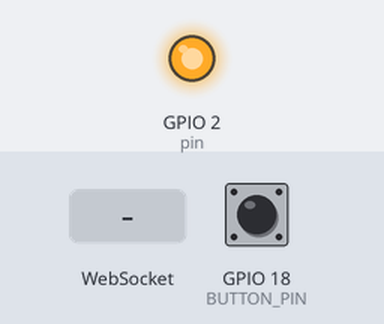
This program was run on a simulated ESP32. Parts: output pins drawn as LEDs (lit = HIGH). The inputs (shaded band) are chosen by the test bench; at power-on: GPIO 18 (BUTTON_PIN) LOW. WiFi joins after 1.5 s; servers stay silent unless stated; what the program prints to the serial monitor is not drawn.

Above: at 1.6 s.
At 5.7 s:
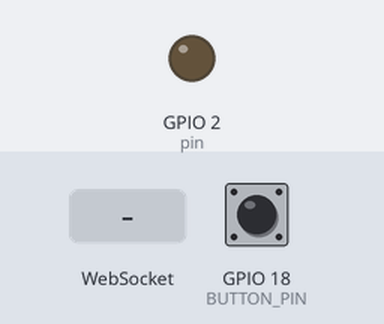
5.8 s: WebSocket text "LED" received
Timing chart, 0 to 8.8 s (numbered marks = the images above; inputs shaded):
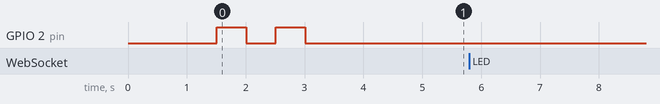

Measured:
- after the input at 5.8 s, every drawn part: stays the same

The program:

main.cpp
```cpp
#include <Arduino.h>
#include "WiFi.h"
#include "WebSocketsClient.h"
#include <ArduinoJson.h>

const char* ssid = "...";
const char* password = "...";

int portNumber = 8811; // preko vrat 8811 se bo esp32 povezal na node.js strežnik
WebSocketsClient webSocket; // kreiramo objekt razreda WebSocketsClient

int trenutnoStanje; // trenutno stanje na našem vhodnem pinu (18)
String dataString; // za pošiljanje JSON sporočil
const int BUTTON_PIN = 18;


// Koda, ki se izvede ob prejemu sporočila preko spletnega vtičnika 8811
// payload - sporočilo, ki ga dobimo s strani strežnika - npr. json
void onWebSocketEvent(WStype_t type, uint8_t * payload, size_t length) {
  switch (type)
  {
    case WStype_TEXT:
    {
      // v tem delu prenešeni string z JSON sporočilom pretvorimo v JSON objekt
      // <256> - določa kapaciteto objekta doc - StaticJsonDocument - 256 bytov
      StaticJsonDocument<256> doc;
      // deserializacija JSON dokumenta oz. sporočila
      // sporočilo bo shranjeno v spremenljivki z imenom doc
      DeserializationError error = deserializeJson(doc, payload); // string spravimo v spremenljivko doc

      // Ali je razčlenjevanje uspelo?
      if(error){
        Serial.print(F("deserializeJson() - napaka"));
        Serial.println(error.c_str());
        return;
      }

      // prestrezanje sporočila JSON, ki ga dobimo v spremenljivki payload
      // pretvorimo payload v spremenljivko doc
      // in iz nje lahko izložimo tip sporočila, vrednost in pin
      // glede na to kak tip sporočila dobimo ... (LED prižgemo ali ugasnemo)
      // če je tipa LED,
      // ji določimo vrednost in pin
      // potem pogledamo ali je pin enak 2
      // če je 0, na pin 2 ničlo
      // če je 1, na pin 2 enko

      char tip[40]; // spremenljivka za besedo iz JSON strukture
      memset(tip, 0, 40); // funkcija memset izbriše vse vrednosti iz znakovnega niza tip
      strcpy(tip, doc["tipSporočila"]); // 'string copy' - v spremenljivko tip kopiramo vrednsot pod ključem "tipSporočila" | v našem primeru je tip = "LED"

      if(strcmp(tip, "LED") == 0){ // 'string compare', če je tip sporočila LED ...
        int vrednost = doc["vrednost"]; // ... zapišemo v spremenljivko vrednost iz JSON strukture pod ključem 'vrednost' | v našem primeru je ta enaka 1
        int pin = doc["pin"]; // pin je enak 2
        if(pin == 2){         // če jih imamo več
          if(vrednost == 0){
            digitalWrite(2,0); // na pin 2 zapišemo 0 - na pin 2 je vgrajena modra LED dioda
          }
          else if(vrednost == 1){
            digitalWrite(2, 1); // na pin 2 zapišemo 1
          }
        }
        else // default:
        {
          Serial.println("Neprepoznana vrednost v JSON sporočilu.");
        }
        break;
      } // konec if stavka, če je tip sporočila "LED"
    }
    default:
    break;
  } // konec switch stavka (po C++ standardu, moramo obvezno imeti stavek default: break;)
}; // konec onWebSocketEvent


void setup() {

  Serial.begin(115200); // nastavimo hitrost serijske komunikacije na 115200 bitov/s
  WiFi.begin(ssid, password); // povežemo se na WiFi omrežje z imenom in geslom

  while (WiFi.status() != WL_CONNECTED) { // dokler se modul ne poveže na WiFi omrežje, ponavljamo zanko
    delay(500); // počakamo 500ms preden preverimo stanje povezave znova
    Serial.println("Povezovanje z WiFi omrežjem ..."); // izpišemo sporočilo na serijski monitor, da vidimo, da se še vedno poskuša povezati
  }

  // IZPIS IP NASLOVA
  Serial.println("Modul esp32 je povezan!");
  Serial.print("IP naslov esp32 modula: ");
  Serial.println(WiFi.localIP());
  Serial.print("Številka port-a: ");
  Serial.println(portNumber);
  Serial.print("WiFi.macAddress: ");
  Serial.println(WiFi.macAddress());


  pinMode(2, OUTPUT); // pin (nožica) št. 2 bo uporabljen kot digitalni izhod (na nožici 2 je povezana vgrajena LED dioda na ESP32)
  pinMode(BUTTON_PIN, INPUT);

  // ta del kode uporabimo kot indikator, da se je del kode prenesel na esp32 module, modra LED dioda bo 2x utripnila
  digitalWrite(2, HIGH); // na pin 2 zapišemo visoko vrednost (LED dioda se prižge)
  delay(500); // zakasnitev izvedbe programa za specificiran čas v milisekundah, 500ms = 0,5 s
  digitalWrite(2, LOW); // na pin 2 zapišemo nizko vrednost (LED dioda se ugasne)
  delay(500);
  digitalWrite(2, HIGH); // na pin 2 zapišemo visoko vrednost (LED dioda se prižge)
  delay(500);
  digitalWrite(2, LOW); // na pin 2 zapišemo nizko vrednost (LED dioda se ugasne)
  delay(500);

   // poženemo WebSocket strežnik in določimo "callback" funkcijo, ki se izvede ob vsakem dogodku na spletnem vtičniku (WebSocket-u)
  webSocket.begin("192.168.1.220", portNumber); // priključimo se na node.js strežnik na IP naslovu 192... port 8811
  delay(1000);
  webSocket.onEvent(onWebSocketEvent); // poženemo onWebSocketEvent funkcijo
}

int prejsnjeStanje = LOW;

void loop() {
  // Poslušamo na spletnem vtičniku 8811 (WebSocket-u) za podatke in dogodke
  // tu zapišemo kodo, ki se ponavljajoče izvaja

  webSocket.loop(); // spremlja komunikacijo na webSocket-u

  trenutnoStanje = digitalRead(BUTTON_PIN); // beremo stanje na pinu 18

  if (trenutnoStanje != prejsnjeStanje) {

    if(trenutnoStanje == HIGH){
      dataString = R"({"tipSporočila":"tipka", "pin":18, "vrednost":1})"; // R"()" nam omogoča vnos niza "literal" (dobesednega vnosa), drugače bi morali uporabljati posebne znake, da bi lahko narekovaje pravilno upoštevalo v spremenljivki 'string'
    }
    else{
      dataString = R"({"tipSporočila":"tipka", "pin":18, "vrednost":0})";
    }

    webSocket.sendTXT(dataString);

    prejsnjeStanje = trenutnoStanje;
  }

  delay(50); // za stabilnost delovanja
}
```
